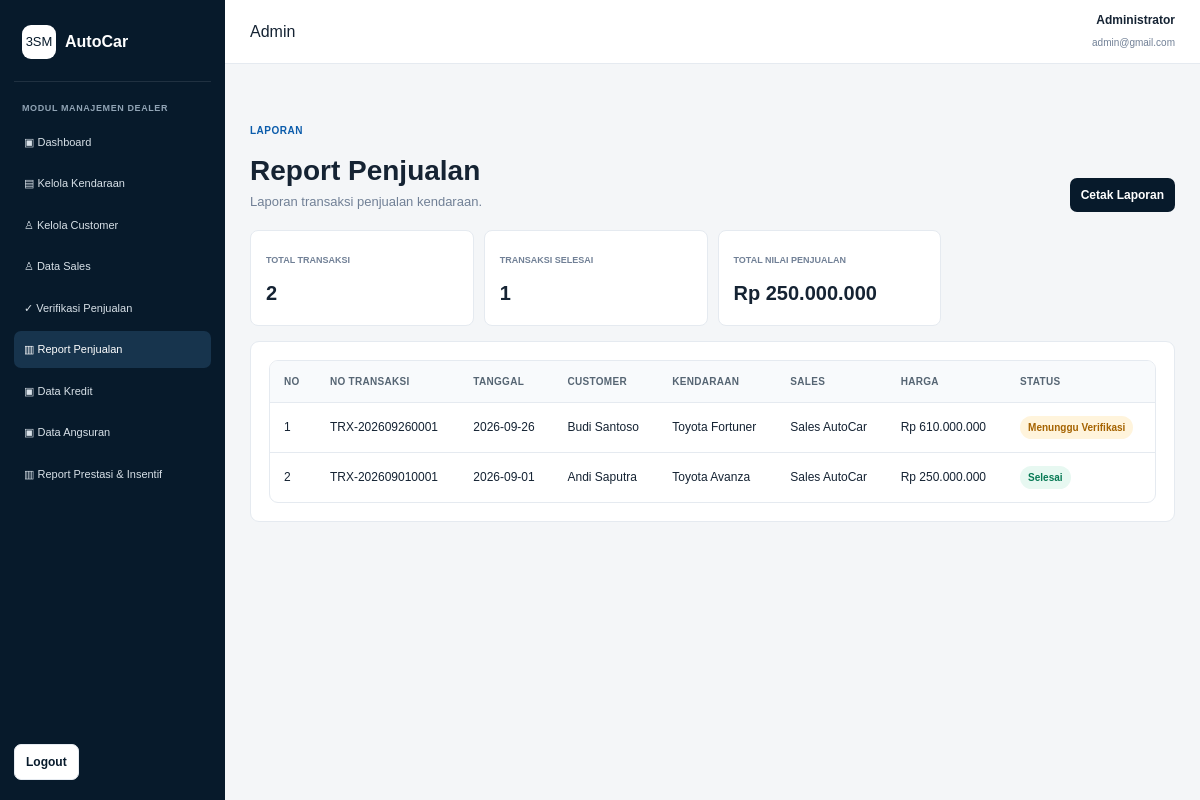
Page /admin/laporan_penjualan.php (signed in) on the committed database.
### tables this page shows
CREATE TABLE penjualan (
    id_penjualan INT AUTO_INCREMENT PRIMARY KEY,
    no_transaksi VARCHAR(50) NOT NULL UNIQUE,
    id_customer INT NOT NULL,
    id_sales INT NOT NULL,
    id_kendaraan INT NOT NULL,
    harga DECIMAL(15,2) NOT NULL DEFAULT 0,
    tanggal DATE NOT NULL,
    metode_pembayaran ENUM('Cash','Transfer','Kredit') NOT NULL,
    status ENUM('Menunggu Verifikasi','Selesai','Ditolak') NOT NULL DEFAULT 'Menunggu Verifikasi',
    dp DECIMAL(15,2) NOT NULL DEFAULT 0,
    tenor INT NOT NULL DEFAULT 0,
    bunga_tahunan DECIMAL(5,2) NOT NULL DEFAULT 0,
    pokok_pinjaman DECIMAL(15,2) NOT NULL DEFAULT 0,
    total_bunga DECIMAL(15,2) NOT NULL DEFAULT 0,
    total_kredit DECIMAL(15,2) NOT NULL DEFAULT 0,
    angsuran_per_bulan DECIMAL(15,2) NOT NULL DEFAULT 0,
    created_at TIMESTAMP DEFAULT CURRENT_TIMESTAMP,
    CONSTRAINT fk_penjualan_customer
        FOREIGN KEY (id_customer) REFERENCES customer(id_customer)
        ON UPDATE CASCADE ON DELETE RESTRICT,
    CONSTRAINT fk_penjualan_sales
        FOREIGN KEY (id_sales) REFERENCES sales(id_sales)
        ON UPDATE CASCADE ON DELETE RESTRICT,
    CONSTRAINT fk_penjualan_kendaraan
        FOREIGN KEY (id_kendaraan) REFERENCES kendaraan(id_kendaraan)
        ON UPDATE CASCADE ON DELETE RESTRICT
);

CREATE TABLE customer (
    id_customer INT AUTO_INCREMENT PRIMARY KEY,
    nama VARCHAR(100) NOT NULL,
    email VARCHAR(100) DEFAULT NULL,
    no_hp VARCHAR(20) DEFAULT NULL,
    alamat TEXT DEFAULT NULL,
    created_at TIMESTAMP DEFAULT CURRENT_TIMESTAMP
);

CREATE TABLE merek (
    id_merek INT AUTO_INCREMENT PRIMARY KEY,
    nama_merek VARCHAR(100) NOT NULL UNIQUE
);

CREATE TABLE tipe_kendaraan (
    id_tipe INT AUTO_INCREMENT PRIMARY KEY,
    nama_tipe VARCHAR(100) NOT NULL,
    id_merek INT DEFAULT NULL,
    CONSTRAINT fk_tipe_merek
        FOREIGN KEY (id_merek) REFERENCES merek(id_merek)
        ON UPDATE CASCADE ON DELETE SET NULL
);

CREATE TABLE sales (
    id_sales INT AUTO_INCREMENT PRIMARY KEY,
    id_user INT NOT NULL UNIQUE,
    nama VARCHAR(100) NOT NULL,
    email VARCHAR(100) NOT NULL,
    no_hp VARCHAR(20) DEFAULT NULL,
    tanggal_bergabung DATE DEFAULT NULL,
    status ENUM('Aktif','Tidak Aktif') NOT NULL DEFAULT 'Aktif',
    created_at TIMESTAMP DEFAULT CURRENT_TIMESTAMP,
    CONSTRAINT fk_sales_user
        FOREIGN KEY (id_user) REFERENCES users(id_user)
        ON UPDATE CASCADE ON DELETE RESTRICT
);

### config/helpers.php (called while the page is built, shortened)
<?php
function e($value)
{
    return htmlspecialchars((string)$value, ENT_QUOTES, 'UTF-8');
}
function rupiah($angka)
{
    return "Rp " . number_format((float)$angka, 0, ',', '.');
}
function status_transaksi_class($status)
{
    switch ($status) {
        case 'Selesai':
            return 'badge badge-success';
        case 'Menunggu Verifikasi':
            return 'badge badge-warning';
    }
}
?>

### admin/laporan_penjualan.php (the view, shortened to what this page needs)
<?php
include "../config/koneksi.php";
include "header.php";
$total=mysqli_fetch_assoc(mysqli_query($conn,"SELECT COUNT(*) total FROM penjualan"))['total']??0;
$selesai=mysqli_fetch_assoc(mysqli_query($conn,"SELECT COUNT(*) total FROM penjualan WHERE status='Selesai'"))['total']??0;
$nilai=mysqli_fetch_assoc(mysqli_query($conn,"SELECT COALESCE(SUM(harga),0) total FROM penjualan WHERE status='Selesai'"))['total']??0;
$result=mysqli_query($conn,"SELECT p.*,c.nama customer,s.nama sales,m.nama_merek,t.nama_tipe FROM penjualan p
INNER JOIN customer c ON p.id_customer=c.id_customer INNER JOIN sales s ON p.id_sales=s.id_sales INNER JOIN kendaraan k ON p.id_kendaraan=k.id_kendaraan
INNER JOIN merek m ON k.id_merek=m.id_merek INNER JOIN tipe_kendaraan t ON k.id_tipe=t.id_tipe ORDER BY p.tanggal DESC");
?>
<div class="page-head"><div class="page-head-row"><div><span class="eyebrow">LAPORAN</span><h1>Report Penjualan</h1><p>Laporan transaksi penjualan kendaraan.</p></div><button class="btn btn-primary btn-small" onclick="window.print()">Cetak Laporan</button></div></div>
<div class="dashboard-grid"><div class="dashboard-stat"><small>Total Transaksi</small><strong><?=$total?></strong></div><div class="dashboard-stat"><small>Transaksi Selesai</small><strong><?=$selesai?></strong></div><div class="dashboard-stat"><small>Total Nilai Penjualan</small><strong><?=rupiah($nilai)?></strong></div></div>
<div class="card"><div class="table-wrap"><table class="table"><tr><th>No</th><th>No Transaksi</th><th>Tanggal</th><th>Customer</th><th>Kendaraan</th><th>Sales</th><th>Harga</th><th>Status</th></tr>
<?php $no=1;while($row=mysqli_fetch_assoc($result)): ?><tr><td><?=$no++?></td><td><?=e($row['no_transaksi'])?></td><td><?=e($row['tanggal'])?></td><td><?=e($row['customer'])?></td><td><?=e($row['nama_merek'].' '.$row['nama_tipe'])?></td><td><?=e($row['sales'])?></td><td><?=rupiah($row['harga'])?></td><td><span class="<?=status_transaksi_class($row['status'])?>"><?=e($row['status'])?></span></td></tr><?php endwhile;?>
</table></div></div>
<?php include "footer.php"; ?>

### assets/css/style.css (style rules this page uses)
* { margin: 0; padding: 0; box-sizing: border-box; }
:root { --navy: #071a2b; --navy-2: #0d2a42; --blue: #0b5cab; --blue-light: #eaf3fb; --text: #152333; --muted: #718096; --border: #e5eaf0; --bg: #f4f6f8; --white: #ffffff; --green: #0d9f6e; --yellow: #d98a00; --red: #c93636; }
body { font-family: Arial, Helvetica, sans-serif; background: var(--bg); color: var(--text); line-height: 1.5; }
button, input, select, textarea { font: inherit; }
button { cursor: pointer; }
.btn { border: 0; border-radius: 7px; padding: 11px 16px; display: inline-flex; align-items: center; justify-content: center; gap: 8px; font-weight: 700; transition: .2s; }
.btn-primary { background: var(--navy); color: white; }
.btn-small { padding: 8px 11px; font-size: 12px; }
.eyebrow { display: inline-block; color: var(--blue); font-size: 10px; font-weight: 800; letter-spacing: .5px; margin-bottom: 12px; }
.stat-card, .card { background: white; border: 1px solid var(--border); border-radius: 9px; padding: 18px; }
.badge { display: inline-flex; align-items: center; padding: 4px 8px; border-radius: 999px; background: #edf1f5; color: #52606d; font-size: 10px; font-weight: 800; }
.badge-success { background: #e7f8f1; color: #087a55; }
.badge-warning { background: #fff4dc; color: #a56300; }
.page-head { padding: 28px 0 18px; }
.page-head-row { display: flex; justify-content: space-between; align-items: end; gap: 20px; }
.page-head h1 { font-size: 28px; }
.page-head p { color: var(--muted); font-size: 13px; }
.table-wrap { background: white; border: 1px solid var(--border); border-radius: 9px; overflow-x: auto; }
.table { width: 100%; border-collapse: collapse; min-width: 760px; }
.table th, .table td { padding: 13px 14px; text-align: left; border-bottom: 1px solid var(--border); font-size: 12px; vertical-align: middle; }
.table th { background: #f8fafc; color: #566573; font-size: 10px; text-transform: uppercase; letter-spacing: .3px; }
.table tr:last-child td { border-bottom: 0; }
.dashboard-grid { display: grid; grid-template-columns: repeat(4, 1fr); gap: 10px; margin-bottom: 15px; }
.dashboard-stat { background: white; border: 1px solid var(--border); border-radius: 8px; padding: 15px; }
.dashboard-stat small { color: var(--muted); font-size: 9px; font-weight: 800; text-transform: uppercase; }
.dashboard-stat strong { display: block; font-size: 20px; margin: 8px 0 2px; }

### rows in the picture
penjualan: no_transaksi "TRX-202609260001", tanggal "2026-09-26", id_customer.nama "Budi Santoso", merek.nama_merek "Toyota Fortuner", id_sales.nama "Sales AutoCar", harga "Rp 610.000.000", status "Menunggu Verifikasi"
penjualan: no_transaksi "TRX-202609010001", tanggal "2026-09-01", id_customer.nama "Andi Saputra", merek.nama_merek "Toyota Avanza", id_sales.nama "Sales AutoCar", harga "Rp 250.000.000", status "Selesai"

### other values in the picture
$_SESSION['nama'] "Administrator"
$_SESSION['email'] "admin@gmail.com"
$total "2"
$selesai "1"
rupiah($nilai) "Rp 250.000.000"
